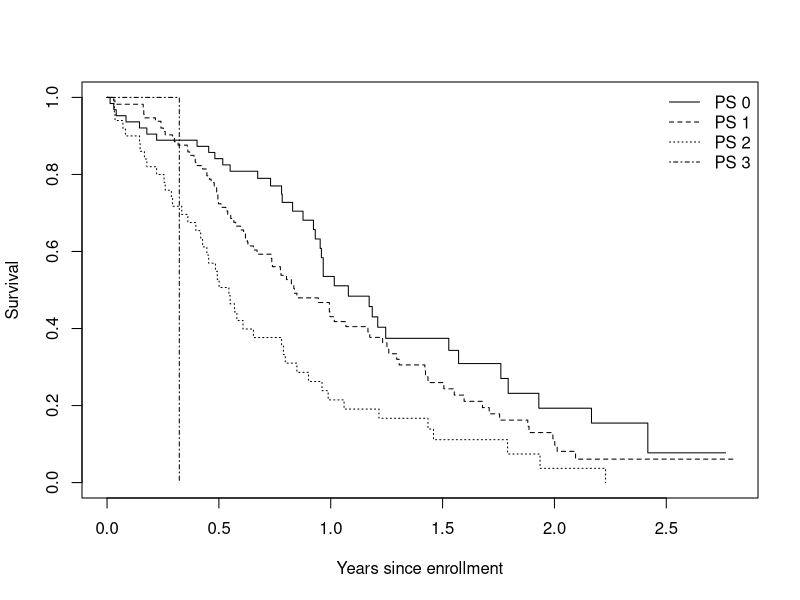
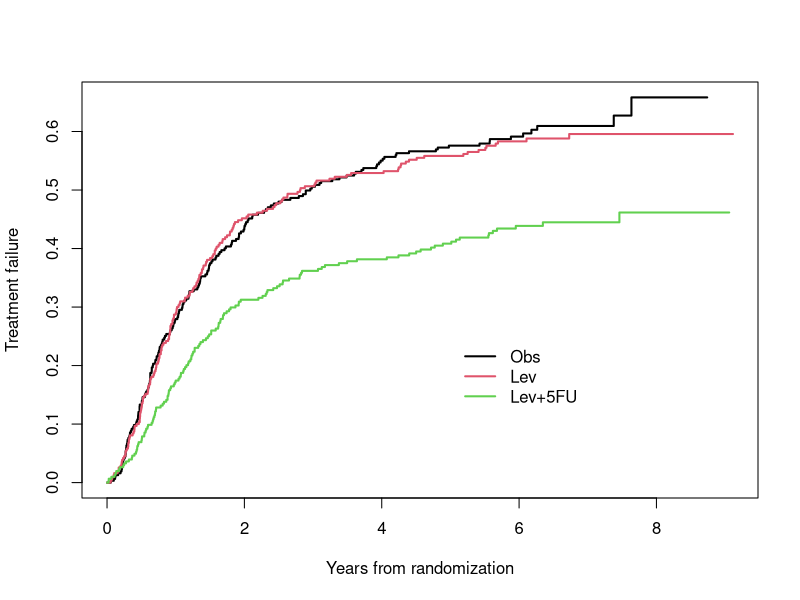

Here is the R script that generated these plots, in order: (Note: this script raises an error after producing the figures.)
## ---- chunk 1
options(continue="  ", width=70, prompt="> ")
options(contrasts=c("contr.treatment", "contr.poly")) #ensure default
options(show.significant.stars = FALSE) #statistical intelligence

knitr::opts_chunk$set(
  collapse = TRUE, warning=FALSE, error=FALSE, tidy=FALSE,
  fig.asp=.75, fig.align="center",
  comment = "#>", highlight=TRUE, echo=TRUE, prompt=FALSE,
  fig.width=7, fig.height=5.5
)

library(survival)
library(geepack)
library(survey)
## ---- chunk 2
lfit0 <- survfit(Surv(time/365.25, status) ~ 1, data=lung)
lfit1 <- survfit(Surv(time/365.25, status) ~ ph.ecog, data=lung)
print(lfit1, rmean=2.5)
plot(lfit1, lty=1:4, xlab="Years since enrollment", ylab="Survival")
legend("topright", c("PS 0", "PS 1", "PS 2", "PS 3"), 
       lty=1:4, bty='n')
## ---- chunk 3
pmean <- pseudo(lfit0, times=2.5, type="RMST")
ldata <- data.frame(lung, pmean= c(pmean), 
                    id=1:nrow(lung))  
afit1 <- lm(pmean ~ ph.ecog + sex + age, data=ldata)
round(summary(afit1)$coefficients, 3)
## ---- chunk 4
afit2 <- geese(pmean ~ ph.ecog + sex + age, data=ldata, 
               subset = (!is.na(ph.ecog)))
round(summary(afit2)$mean, 3)


ldesign <- svydesign(data=ldata, id= ~id, weights=NULL,
              variables= ~ . -id)
afit3 <- svyglm(pmean ~ ph.ecog + sex + age, design=ldesign)
round(summary(afit3)$coefficients, 3)
## ---- chunk 5
# There is 1 missing value for inst so pseudo by default will have 227 values instead of 228
# When creating pmean4, you need to put the values in the correct spot.
# Specifying na.exclude expands the results to have the proper length

lfit4 <- survfit(Surv(time/365.25, status) ~ inst, data=lung, na.action=na.exclude)
pmean4 <- pseudo(lfit4, time=2.5, type="auc")
ldata$pmean4 <- c(pmean4)
afit4a <- lm(pmean4 ~ ph.ecog + sex + age, data=ldata)

# survey package does not allow a missing strata, and one obs in the lung data
# has institution missing
temp <- subset(ldata, !is.na(inst))
ldesign4 <- svydesign(data=temp,  id= ~id, weights=NULL, strata= ~inst,
                      variables= ~ .-id -inst)
afit4b <- svyglm(pmean4 ~ ph.ecog + sex + age, design=ldesign4)
round(summary(afit4a)$coefficients, 3)
round(summary(afit4b)$coefficients[1:4,], 3)
## ---- chunk 6
with(aml, Surv(time, status))
fit1 <- survfit(Surv(time, status) ~1, aml)
rr1 <- resid(fit1, times=c(12,24))
pv1 <- pseudo(fit1, times= c(12, 24))
round(pv1[1:8,], 4)
## ---- chunk 7
pdata <- pseudo(fit1, times= c(12, 24), data.frame=TRUE)
lfit1 <- lm(pseudo ~1, pdata, subset= (time==12))
lfit2 <- lm(pseudo ~1, pdata, subset= (time==24))

summary(lfit1)$coefficients
summary(lfit2)$coefficients

summary(fit1, time=c(12,24))
## ---- chunk 8
cfit3 <- coxph(Surv(time, status) ~x, data=aml)
cfit3

pdata <- cbind(pdata, x= aml$x)   # original data + pseudo-values
lfit3 <- lm(pseudo ~ x + factor(time), data=pdata)
summary(lfit3)$coefficients

sfit3 <- survfit(cfit3, newdata=list(x= c("Maintained", "Nonmaintained")))
summary(sfit3, times=c(12,24))
## ---- chunk 9
temp <- matrix(0, 2, 4, dimnames=list(c("Maintainance", "Nonmaintainance"),
                                      c("Cox, 12", "Pseudo, 12", 
                                        "Cox, 24", "Pseudo, 24")))
temp[,c(1,3)] <- 1- t(summary(sfit3, times=c(12,24))$surv)
dummy <-  expand.grid(x= c("Maintained", "Nonmaintained"),
                      time=c(12, 24))
temp[,c(2,4)] <- 1- predict(lfit3, newdata= dummy)
temp <- rbind(temp, "Difference" = temp[2,]- temp[1,])
round(temp,2)
## ---- chunk 10
# Naive lm
summary(lfit3)$coefficients
#
#survey
# When an id is constructed rather than supplied, pseudo() purposely gives
#  it a non-standard name to avoid confusion with any user's variable names.
#  But that name is a PITA to use in formulas
flag <- toupper(names(pdata))=='(ID)'
pdata$id <- pdata[,flag] 
pdesign <- svydesign(id= ~ id, varibles= ~ pseudo + x + time, weights=NULL,
                     data=pdata)
sfit <- svyglm(pseudo ~ x + factor(time), design=pdesign)
summary(sfit)$coefficients
#
# GEE 1
gfit1 <- geese(pseudo ~ x + factor(time), data=pdata, id= id) # wrong answer
summary(gfit1)$mean
#
# GEE 2
pdata <- pdata[order(pdata$id),]  # group id values to be together
gfit2 <- geese(pseudo ~ x + factor(time), data=pdata, id= id)
summary(gfit2)$mean
## ---- chunk 11
cdata <- subset(colon, etype==1, -etype)  # time to recurrence
temp  <- subset(colon, etype==2)
cdata$status <- pmax(cdata$status, temp$status)

trtsurv <- survfit(Surv(time, status) ~ rx, cdata, id=id)
plot(trtsurv, fun="event", xscale= 365.25, col = 1:3, lwd=2,
     xlab= "Years from randomization", ylab="Treatment failure")
legend(5*365, .25, levels(cdata$rx), col=1:3, lwd=2, bty='n')

ccox <- coxph(Surv(time, status) ~ rx + sex + age + extent + node4+
                  obstruct + perfor + adhere,  data=cdata)
## ---- chunk 12
csurv <- survfit(Surv(time, status)  ~1, data=cdata, id=id)
cptemp <- pseudo(csurv, time= 1:6 * 365.25, data.frame=TRUE)
cptemp$pdeath <- 1- cptemp$pseudo
cptemp$year <- round(cptemp$time/365.25)

cpdat <- merge(cptemp, 
               subset(x=cdata,select=c(id, rx, extent, node4)), 
               by="id")
## ---- chunk 13
hist(cpdat$pdeath, nclass=50, main=NULL)
## ---- chunk 14
temp1 <- summary(trtsurv, times= 1:6*365.25)
temp2 <- matrix(temp1$surv, nrow=6)
temp3 <- rbind("Obs vs 5FU"= temp2[,1]- temp2[,2],
            "Lev vs 5FU"= temp2[,3]- temp2[,2]) 

cat("absolute difference\n")
round(temp3*100, 1)
#
cat("logit difference\n") 
logit <- function(x) log(1/(1-x))
temp4 <- rbind("Obs vs 5FU"= logit(temp2[,1])- logit(temp2[,2]),
            "Lev vs 5FU"= logit(temp2[,3])- logit(temp2[,2]))
round(temp4*100, 1)
## ---- chunk 15
onetime <- matrix(0, 6, 4,
                  dimnames=list(paste("Time", 1:6), 
                                c("coefficient", "se.glm", "coef", "se.survey")))
cpdesign <- svydesign(id= ~id, weights=NULL, data=cpdat,
                      variables = ~ . - id)
for (i in 1:6) {
    fit1 <- lm(pdeath ~ rx + extent + node4, data=cpdat, subset= (year==i))
    onetime[i,1:2] <- summary(fit1)$coefficients[3,1:2]
    sfit1 <- svyglm(pdeath ~ rx+ extent + node4, design=cpdesign, 
                    subset= (year==i))
    onetime[i,3:4] <- summary(sfit1)$coefficients[3, 1:2]
}

onetime <- cbind(onetime, "coef/se"= onetime[,3]/onetime[,4])
round(onetime[, c(1,2,4,5)],3)
## ---- chunk 16
pfun <- function(x,d=2) printCoefmat(x, digits=d, P.values=TRUE,
                                 has.Pvalue=TRUE, signif.stars= FALSE)

sfit1 <- svyglm(pdeath ~ rx + extent + node4,
                        design= cpdesign, subset=(year==4))
pfun(summary(sfit1)$coefficients[2:5,])

#
sfit3 <- svyglm(pdeath ~ rx + extent + node4 + factor(year), 
                        design= cpdesign, 
                subset= (year==2 | year==4 | year==6))
pfun(summary(sfit3)$coefficients[2:5,],)

sfit6 <- svyglm(pdeath ~ rx + extent + node4 + factor(year),
                design= cpdesign)
pfun(summary(sfit6)$coefficients)
## ---- chunk 17
tryCatch( svyglm(pdeath ~rx + extent + node4 + factor(year), design=cpdesign,
              family= gaussian(link = "logit")),
         error= function(e) e)
## ---- chunk 18
sfit6b <- svyglm(pdeath ~rx + extent + node4 + factor(year), design=cpdesign,
              family= gaussian(link = "logit"), 
              etastart= pmax(.05, pmin(.95, cpdat$pdeath)))
## ---- chunk 19
blogit <- function(edge=.05) {
    new <- make.link("logit")
    new$linkfun <- function(mu) { 
        x <- (pmax(edge, pmin(mu, 1-edge)))
        log(x/(1-x))
    }
    new
}
sfit3c <- svyglm(pdeath ~rx + extent + node4 + factor(year), design=cpdesign,
              family= gaussian(link = blogit()), subset=(year %in% c(2,4,6)))
pfun(summary(sfit3c)$coefficients)
## ---- chunk 20
bcloglog <- function(edge=.05) {
    new <- make.link("cloglog")
    new$linkfun <- function(mu) {
        x <- (pmax(edge, pmin(mu, 1-edge)))
        log(-log(x))
    }
    new$name <- "bcloglog"
    new
}
sfit3d <- svyglm(pseudo ~rx + extent + node4 + factor(year), design=cpdesign,
              family= gaussian(link = bcloglog()), subset=(year %in% c(2,4,6)))
pfun(summary(sfit3d)$coefficients)
cfit <- coxph(Surv(time, status) ~ rx + extent + node4, cdata)                 
round(summary(cfit)$coefficients, 3)
## ---- chunk 21
mdata <- mgus2
mdata$etime <- with(mdata, ifelse(pstat==1, ptime, futime))
mdata$event <- factor(with(mdata, ifelse(pstat==1, 1, 2*death)), 0:2,
                      c("censor", "PCM", "Death"))
mdata$age10 <- mdata$age/10  # age in decades

msurv <- survfit(Surv(etime, event) ~1, data=mdata, id=id)
plot(msurv, lty=1:2, xscale=12, 
     xlab="Years from Diagnosis", ylab="Probability in state")
text(c(345, 340), c(.18, .73), c("PCM", "Death w/o PCM"))
## ---- chunk 22
mps <- pseudo(msurv, times=12*(1:30), type="pstate", data.frame=TRUE)
mdata6 <- merge(mdata, subset(mps, state== "PCM"), by="id")
mdata6$year <- mdata6$time/12

mdesign <- svydesign(data=mdata6, id=~id, weights=NULL, variables= ~. -id)
mpfit1 <- svyglm(pseudo ~ age10 + sex + mspike + factor(year), design = mdesign,
                 family = gaussian(link =bcloglog()))
mpfit2 <- svyglm(pseudo ~ age10 + sex + mspike + factor(year), design = mdesign,
                 subset = (year %in% (3* 1:10)),
                 family = gaussian(link =bcloglog()))
mpfit3 <- svyglm(pseudo ~ age10 + sex + mspike + factor(year), design = mdesign,
                 subset = (year %in% (6* 1:5)),
                 family = gaussian(link =bcloglog()))

fgdata <- finegray(Surv(etime, event) ~ .,  mdata, etype="PCM")
fgfit <-  coxph(Surv(fgstart, fgstop, fgstatus) ~ age10 + sex + mspike, 
                data=fgdata, weights = fgwt)

temp <- cbind(summary(fgfit)$coef[1:3, c(1,3)],
              summary(mpfit1)$coef[2:4, 1:2],
              summary(mpfit2)$coef[2:4,1:2],
              summary(mpfit3)$coef[2:4,1:2])
colnames(temp) <- c("FGcoef", "FGstd", "Coef30", "Std30", 
                    "Coef10", "Std10", "Coef5", "Std5")

round(temp[,c(1,3,5,7, 2,4,6,8)], 3)
